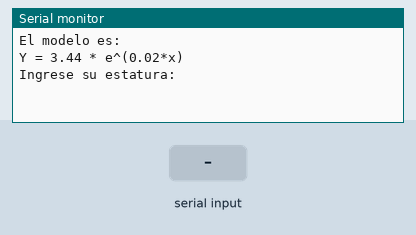
Bench run of a sketch on a simulated Arduino Uno, built with avr-gcc and run on an emulated ATmega328P. Parts: the last lines printed to the serial monitor. The test bench sets the inputs (shaded band).

Above: at 1.2 s.
1.3 s: "90,45\n" received over Serial
At 3.2 s:
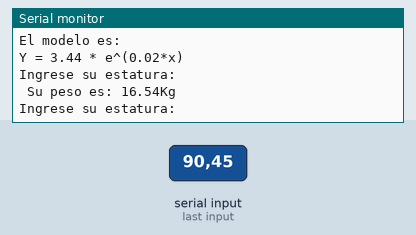
3.8 s: "30,150\n" received over Serial
At 6.3 s:
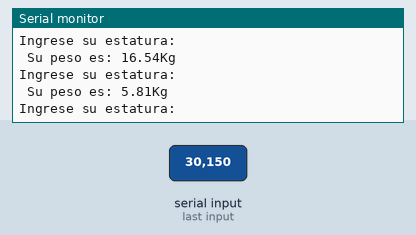

The sketch:

Vasquez_Juan_Deber11.ino
```cpp
int matriz [14][2]={
  {170,67},
  {180,80},
  {170,65},
  {178,75},
  {160,55},
  {163,60},
  {165,63},
  {170,70},
  {164,62},
  {176,77},
  {164,60},
  {170,76},
  {170,56},
  {168,60},
};

float numero= 0;
float aux = 0;
int col = 0;  //moverse en columnas
int fil = 0;  //moverse en filas
int Ex = 0;  //Sumatoria de X
float Ey1 = 0;  //Sumatoria de Y
float Exy1 = 0;  //Sumatoria de XY
long int Ex2 = 0;  //Sumatoria de X^2
long int Ex_2 = 0;  //(Ex)^2
int n = 14;  //tam muestras
float B;  //Odenada en el origen
String dato;  //Recibir estatura
int estatura;  //convertir dato
float peso;
float A;

void setup() {
  Serial.begin(9600);
  //creacion del modelo
  for(;fil<n;fil++){
    Ex = Ex+matriz[fil][0];
    Ey1 = Ey1+log(matriz[fil][1]);
    Exy1 = Exy1+(matriz[fil][0]*log(matriz[fil][1]));
    Ex2 = Ex2+pow(matriz[fil][0],2);
  }
  Ex_2 = pow(Ex,2);
  numero = float(n*Exy1)-float(Ex*Ey1);
  aux = n*Ex2-Ex_2;
  B = float(numero/aux);
  float my1 = Ey1/n;
  float mx = Ex/n;
  float Bmx = B*mx;
  float A1 = my1-Bmx;
  A = exp(A1);
  Serial.println("El modelo es: ");
  Serial.println(String("Y = ")+String(A)+String(" * ")+String("e^(")+String(B)+String("*x)"));
  Serial.println("Ingrese su estatura: ");
}

void loop() {
  if(Serial.available()>0){
    dato = Serial.readString();
    estatura = dato.toInt();
    peso = A*exp(B*estatura);
    Serial.println(String(" Su peso es: ")+String(peso)+String("Kg"));
    Serial.println("Ingrese su estatura: ");
  }
}
```

Measured:
- after the input at 1.3 s, the serial monitor: prints a new line after 1.0 s (image 1)
- after the input at 3.8 s, the serial monitor: prints a new line after 1.0 s (image 2)
